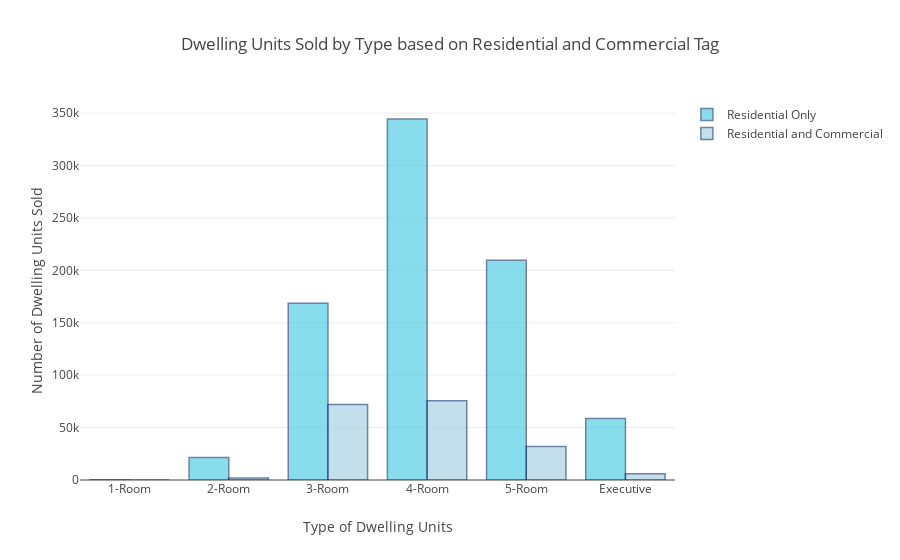

Here is the notebook cell this chart was saved with:
### Code cell
room_type_name = {'Name':['1-Room', '2-Room', '3-Room', '4-Room', '5-Room','Executive']} 
  
room_type_name_df = pd.DataFrame(data)

trace1 = go.Bar(
    x= room_type_name['Name'],
    y= hdb_prop_residential_gb.iloc[0][3:10],
    name='Residential Only',
    textposition = 'auto',
    marker=dict(
        color='rgb(58,200,225)',
        line=dict(
            color='rgb(8,48,107)',
            width=1.5),
        ),
    opacity=0.6
)
trace2 = go.Bar(
    x= room_type_name['Name'],
    y= hdb_prop_residential_gb.iloc[1][3:10],
    name='Residential and Commercial',
    textposition = 'auto',
    marker=dict(
        color='rgb(158,202,225)',
        line=dict(
            color='rgb(8,48,107)',
            width=1.5),
        ),
    opacity=0.6
)

data = [trace1, trace2]

layout = go.Layout(
    barmode='group',
    title = 'Dwelling Units Sold by Type based on Residential and Commercial Tag',
    xaxis = dict(title='Type of Dwelling Units'),
    yaxis = dict(title='Number of Dwelling Units Sold') 
)

fig = go.Figure(data=data, layout=layout)

iplot(fig, filename='grouped-bar-direct-labels')

### Figure 1 — Plotly figure (JSON) as saved in the notebook; plotly's stock layout.template omitted (floating-point values rounded to 4 significant figures)
{"data": [{"marker": {"color": "rgb(58,200,225)", "line": {"color": "rgb(8,48,107)", "width": 1.5}}, "name": "Residential Only", "opacity": 0.6, "textposition": "auto", "type": "bar", "uid": "9c01989a-93c0-4b91-b7bb-d7e65a3b5771", "x": ["1-Room", "2-Room", "3-Room", "4-Room", "5-Room", "Executive"], "y": [255, 21386, 168604, 344370, 209732, 58741]}, {"marker": {"color": "rgb(158,202,225)", "line": {"color": "rgb(8,48,107)", "width": 1.5}}, "name": "Residential and Commercial", "opacity": 0.6, "textposition": "auto", "type": "bar", "uid": "758c45c8-a1e3-45db-976e-a8cc816b87b4", "x": ["1-Room", "2-Room", "3-Room", "4-Room", "5-Room", "Executive"], "y": [0, 1972, 72104, 75699, 31949, 5996]}], "layout": {"barmode": "group", "title": {"text": "Dwelling Units Sold by Type based on Residential and Commercial Tag"}, "xaxis": {"title": {"text": "Type of Dwelling Units"}}, "yaxis": {"title": {"text": "Number of Dwelling Units Sold"}}}}
